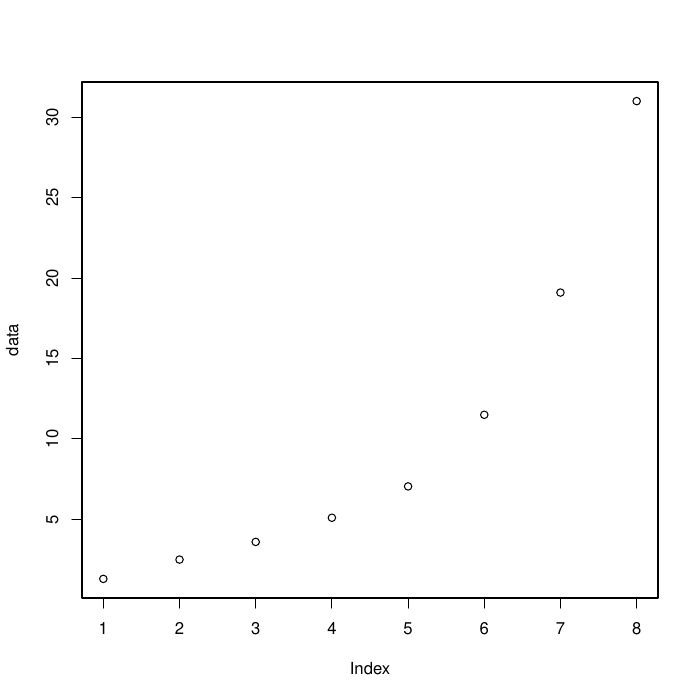

Write R code to recreate this figure.
pdf(file="bandwidth.pdf")
data = c(1.3, 2.5, 3.6, 5.1, 7.05, 11.5, 19.1, 31)
names(data) = c(2002, 2003, 2004, 2005, 2006, 2007, 2008, 2009)
plot(data)
dev.off()